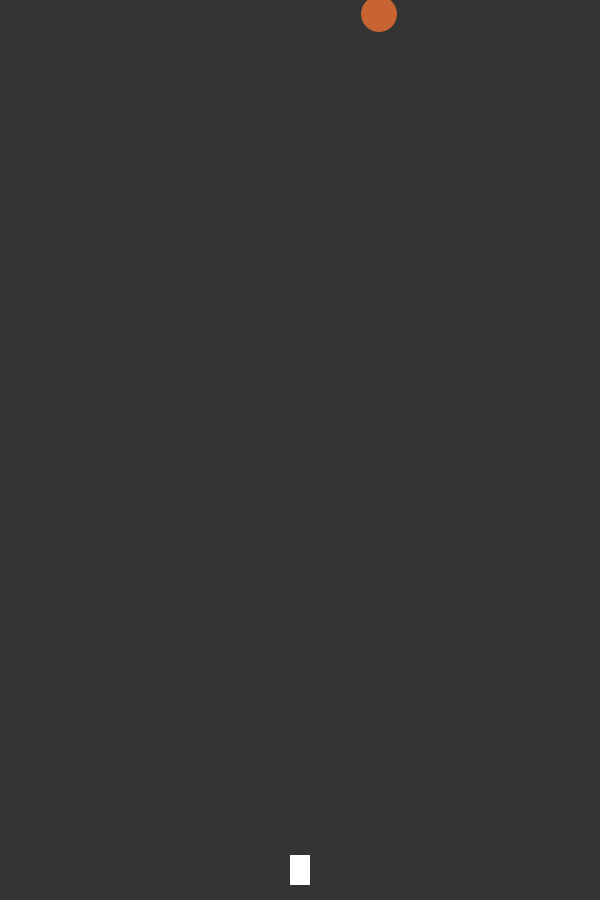
Frame 1 (no input)
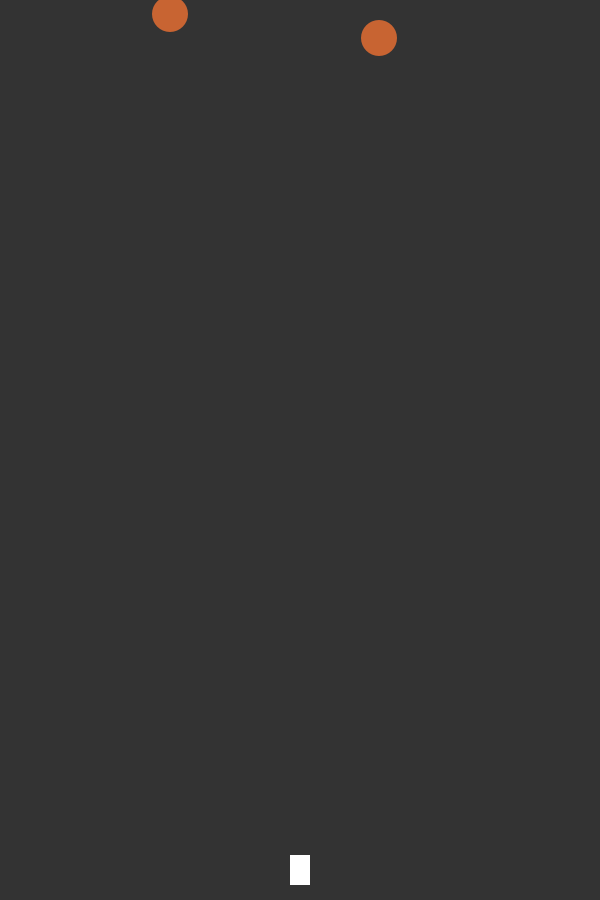
Frame 60 (the mouse pressed at the canvas centre just before this capture)
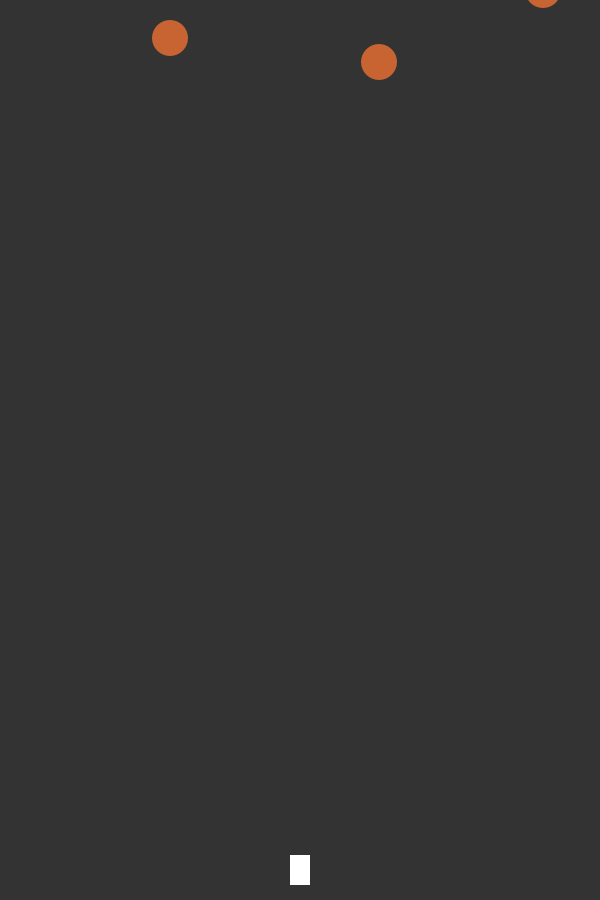
Frame 120 (the mouse held since frame 60 and released just before this capture)

The Processing sketch that drew these frames (run headless with seeded random() and noise(); from frame 60 on, the mouse is pressed at the canvas centre):

// Processing sketch: space_invaders
// ── space_invaders.pde
Ship ship;
boolean[] keys = new boolean[256];

int counter;

ArrayList<Dot> dots = new ArrayList<Dot>();
ArrayList<Alien> aliens = new ArrayList<Alien>();

void spawn() {
  aliens.add(
    new Alien(
      (int)random(30, width - 30)
    )
  );
}

void setup() {
  noStroke();
  size(600, 900);
  ship = new Ship(width / 2);
  
  for (int n=0; n < keys.length; n++) {
    keys[n] = false;
  }
  
  counter = 0;
  
  spawn();
}

void draw() {
  background(51);
  
  if (keys[LEFT]) {
    ship.move(-1);
  } else if (keys[RIGHT]) {
    ship.move(1);
  } else {
    ship.move(0);
  }
  
  if (keys[32] && counter % 3 == 0) {
    dots.add(new Dot((int)ship.x));
  }
  
  for (int j = 0; j < aliens.size(); j++) {
    Alien a = aliens.get(j);
    if (counter % 40 == 0) {
      a.move();
    }
    a.draw();
  }
  
  for (int i = 0; i < dots.size(); i++) {
    Dot dot = dots.get(i);
    dot.move().draw();
    if (dot.y < 0) {
      dot.kill();
    }
    
    for (int j = 0; j < aliens.size(); j++) {
      Alien a = aliens.get(j);
      if (a.isHit(dot)) {
        a.kill();
        dot.kill();
      }
    }
  }
  
  for (int i = dots.size() - 1; i >= 0; i--) {
    Dot dot = dots.get(i);
    if (dot.isDead) {
      dots.remove(i);
    }
  }
  
  for (int i = aliens.size() - 1; i >= 0; i--) {
    Alien a = aliens.get(i);
    if (a.isDead) {
      aliens.remove(i);
    }
  }
  
  if (counter % 80 == 0) {
    aliens.add(
      new Alien(
        (int)random(30, width - 30)
      )
    );
  }

  counter += 1;
  
  ship.draw();
  
}

void keyPressed() { 
  keys[keyCode] = true;
}

void keyReleased() {
  keys[keyCode] = false;
}
// ── Alien.pde
class Alien {
  int x, y, r, hits;
  boolean isDead;
  
  Alien(int x) {
    this.isDead = false;
    this.x = x;
    this.y = -10;
    this.r = 18;
    this.hits = 0;
  }
  
  void draw() {
    fill(200, 100, 50);
    int d = (this.r * 2) + (4 * this.hits);
    ellipse(this.x, this.y, d, d);
  }
  
  boolean isHit(Dot dot) {
    return dist(this.x, this.y, dot.x, dot.y) < this.r + dot.r;
  }
  
  Alien move() {
    this.y += 24;
    return this;
  }
  
  void kill() {
    if (this.hits++ > 3) {
      this.isDead = true; 
    }
  }
}
// ── Dot.pde
class Dot {
  int x, y, r;
  boolean isDead;
  
  Dot(int x) {
    this.isDead = false;
    this.x = x;
    this.y = height - 30;
    this.r = 4;
  }
  
  void draw() {
    fill(200, 100, 255);
    rect(this.x, this.y, this.r * 2, this.r * 10);
    //ellipse(this.x, this.y, this.r * 2, this.r * 2);
  }
  
  Dot move() {
    this.y -= 12;
    return this;
  }
  
  void kill() {
    this.isDead = true;
  }
}
// ── Ship.pde
class Ship {
  int y;
  float x;
  float vx, mx;
  
  Ship(int x) {
    this.x = (float)x;
    this.y = height - 30;
    this.mx = 5.0;
  }
  
  void draw() {
    fill(255);
    rectMode(CENTER);
    rect(this.x, this.y, 20, 30);
  }
  
  void move(int dir) {
    if (dir == 0) {
      // stopping factor
      if (this.vx < 0) this.vx += 0.4;
      else if (this.vx > 0) this.vx -= 0.4;
    } else {
      // acceleration
      this.vx = this.vx + (0.4 * dir);
      
      if (this.vx < -this.mx) {
        this.vx = -this.mx;
      } else if (this.vx > this.mx) {
        this.vx = this.mx;
      }
    }
    
    float nx = this.x + this.vx;
    if (nx < width - 20 && nx > 20) {
      this.x = nx;  
    } else {
      this.vx = 0;
    }
  }
}
